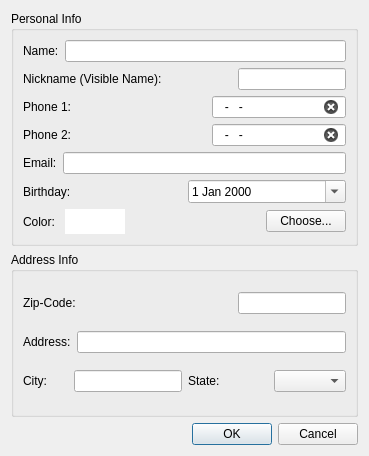
<?xml version="1.0" encoding="UTF-8"?>
<ui version="4.0">
 <class>NewStylistDialog</class>
 <widget class="QDialog" name="NewStylistDialog">
  <property name="geometry">
   <rect>
    <x>0</x>
    <y>0</y>
    <width>369</width>
    <height>456</height>
   </rect>
  </property>
  <property name="windowTitle">
   <string>Create New Stylist</string>
  </property>
  <layout class="QVBoxLayout" name="verticalLayout_3">
   <item>
    <widget class="QGroupBox" name="groupBox">
     <property name="title">
      <string>Personal Info</string>
     </property>
     <layout class="QVBoxLayout" name="verticalLayout">
      <item>
       <layout class="QHBoxLayout" name="horizontalLayout">
        <item alignment="Qt::AlignLeft">
         <widget class="QLabel" name="label">
          <property name="text">
           <string>Name:</string>
          </property>
         </widget>
        </item>
        <item>
         <widget class="QLineEdit" name="name_lineEdit">
          <property name="clearButtonEnabled">
           <bool>true</bool>
          </property>
         </widget>
        </item>
       </layout>
      </item>
      <item>
       <layout class="QHBoxLayout" name="horizontalLayout_2">
        <item alignment="Qt::AlignLeft">
         <widget class="QLabel" name="label_2">
          <property name="text">
           <string>Nickname (Visible Name):</string>
          </property>
         </widget>
        </item>
        <item alignment="Qt::AlignRight">
         <widget class="QLineEdit" name="nickname_lineEdit_2">
          <property name="clearButtonEnabled">
           <bool>true</bool>
          </property>
         </widget>
        </item>
       </layout>
      </item>
      <item>
       <layout class="QHBoxLayout" name="horizontalLayout_4">
        <item alignment="Qt::AlignLeft">
         <widget class="QLabel" name="label_4">
          <property name="text">
           <string>Phone 1:</string>
          </property>
         </widget>
        </item>
        <item alignment="Qt::AlignRight">
         <widget class="QLineEdit" name="phone1_lineEdit_4">
          <property name="inputMask">
           <string>999-999-9999</string>
          </property>
          <property name="clearButtonEnabled">
           <bool>true</bool>
          </property>
         </widget>
        </item>
       </layout>
      </item>
      <item>
       <layout class="QHBoxLayout" name="horizontalLayout_5">
        <item alignment="Qt::AlignLeft">
         <widget class="QLabel" name="label_5">
          <property name="text">
           <string>Phone 2:</string>
          </property>
         </widget>
        </item>
        <item alignment="Qt::AlignRight">
         <widget class="QLineEdit" name="phone2_lineEdit_5">
          <property name="inputMask">
           <string>999-999-9999</string>
          </property>
          <property name="clearButtonEnabled">
           <bool>true</bool>
          </property>
         </widget>
        </item>
       </layout>
      </item>
      <item>
       <layout class="QHBoxLayout" name="horizontalLayout_3">
        <item alignment="Qt::AlignLeft">
         <widget class="QLabel" name="label_3">
          <property name="text">
           <string>Email:</string>
          </property>
         </widget>
        </item>
        <item>
         <widget class="QLineEdit" name="email_lineEdit_3">
          <property name="clearButtonEnabled">
           <bool>true</bool>
          </property>
         </widget>
        </item>
       </layout>
      </item>
      <item>
       <layout class="QHBoxLayout" name="horizontalLayout_11">
        <item alignment="Qt::AlignLeft">
         <widget class="QLabel" name="label_10">
          <property name="text">
           <string>Birthday:</string>
          </property>
          <property name="buddy">
           <cstring>birthday_dateEdit</cstring>
          </property>
         </widget>
        </item>
        <item>
         <widget class="QDateEdit" name="birthday_dateEdit">
          <property name="calendarPopup">
           <bool>true</bool>
          </property>
         </widget>
        </item>
       </layout>
      </item>
      <item>
       <layout class="QHBoxLayout" name="horizontalLayout_12">
        <item>
         <widget class="QLabel" name="label_11">
          <property name="text">
           <string>Color: </string>
          </property>
         </widget>
        </item>
        <item>
         <widget class="QLabel" name="color_view_label_12">
          <property name="minimumSize">
           <size>
            <width>60</width>
            <height>25</height>
           </size>
          </property>
          <property name="maximumSize">
           <size>
            <width>60</width>
            <height>25</height>
           </size>
          </property>
          <property name="styleSheet">
           <string notr="true">background-color: #ffffff;</string>
          </property>
          <property name="text">
           <string/>
          </property>
         </widget>
        </item>
        <item>
         <spacer name="horizontalSpacer">
          <property name="orientation">
           <enum>Qt::Horizontal</enum>
          </property>
          <property name="sizeHint" stdset="0">
           <size>
            <width>40</width>
            <height>20</height>
           </size>
          </property>
         </spacer>
        </item>
        <item>
         <widget class="QPushButton" name="choose_color_Button">
          <property name="text">
           <string>Choose...</string>
          </property>
         </widget>
        </item>
       </layout>
      </item>
     </layout>
    </widget>
   </item>
   <item>
    <widget class="QGroupBox" name="groupBox_2">
     <property name="title">
      <string>Address Info</string>
     </property>
     <layout class="QVBoxLayout" name="verticalLayout_2">
      <item>
       <layout class="QHBoxLayout" name="horizontalLayout_6">
        <item>
         <widget class="QLabel" name="label_6">
          <property name="text">
           <string>Zip-Code:</string>
          </property>
          <property name="buddy">
           <cstring>zip_code_lineEdit_6</cstring>
          </property>
         </widget>
        </item>
        <item alignment="Qt::AlignRight">
         <widget class="QLineEdit" name="zip_code_lineEdit_6">
          <property name="inputMask">
           <string>99999</string>
          </property>
          <property name="clearButtonEnabled">
           <bool>true</bool>
          </property>
         </widget>
        </item>
       </layout>
      </item>
      <item>
       <layout class="QHBoxLayout" name="horizontalLayout_7">
        <item>
         <widget class="QLabel" name="label_7">
          <property name="text">
           <string>Address:</string>
          </property>
          <property name="buddy">
           <cstring>address_lineEdit_5</cstring>
          </property>
         </widget>
        </item>
        <item>
         <widget class="QLineEdit" name="address_lineEdit_5">
          <property name="clearButtonEnabled">
           <bool>true</bool>
          </property>
         </widget>
        </item>
       </layout>
      </item>
      <item>
       <layout class="QHBoxLayout" name="horizontalLayout_9">
        <item>
         <layout class="QHBoxLayout" name="horizontalLayout_8">
          <item alignment="Qt::AlignLeft">
           <widget class="QLabel" name="label_8">
            <property name="text">
             <string>City:</string>
            </property>
            <property name="buddy">
             <cstring>city_lineEdit_7</cstring>
            </property>
           </widget>
          </item>
          <item alignment="Qt::AlignRight">
           <widget class="QLineEdit" name="city_lineEdit_7">
            <property name="text">
             <string/>
            </property>
            <property name="clearButtonEnabled">
             <bool>true</bool>
            </property>
           </widget>
          </item>
         </layout>
        </item>
        <item>
         <layout class="QHBoxLayout" name="horizontalLayout_10">
          <item alignment="Qt::AlignLeft">
           <widget class="QLabel" name="label_9">
            <property name="text">
             <string>State:</string>
            </property>
            <property name="buddy">
             <cstring>state_comboBox</cstring>
            </property>
           </widget>
          </item>
          <item alignment="Qt::AlignRight">
           <widget class="QComboBox" name="state_comboBox"/>
          </item>
         </layout>
        </item>
       </layout>
      </item>
     </layout>
    </widget>
   </item>
   <item>
    <widget class="QDialogButtonBox" name="buttonBox">
     <property name="orientation">
      <enum>Qt::Horizontal</enum>
     </property>
     <property name="standardButtons">
      <set>QDialogButtonBox::Cancel|QDialogButtonBox::Ok</set>
     </property>
    </widget>
   </item>
  </layout>
 </widget>
 <resources/>
 <connections>
  <connection>
   <sender>buttonBox</sender>
   <signal>accepted()</signal>
   <receiver>NewStylistDialog</receiver>
   <slot>accept()</slot>
   <hints>
    <hint type="sourcelabel">
     <x>248</x>
     <y>254</y>
    </hint>
    <hint type="destinationlabel">
     <x>157</x>
     <y>274</y>
    </hint>
   </hints>
  </connection>
  <connection>
   <sender>buttonBox</sender>
   <signal>rejected()</signal>
   <receiver>NewStylistDialog</receiver>
   <slot>reject()</slot>
   <hints>
    <hint type="sourcelabel">
     <x>316</x>
     <y>260</y>
    </hint>
    <hint type="destinationlabel">
     <x>286</x>
     <y>274</y>
    </hint>
   </hints>
  </connection>
 </connections>
</ui>
